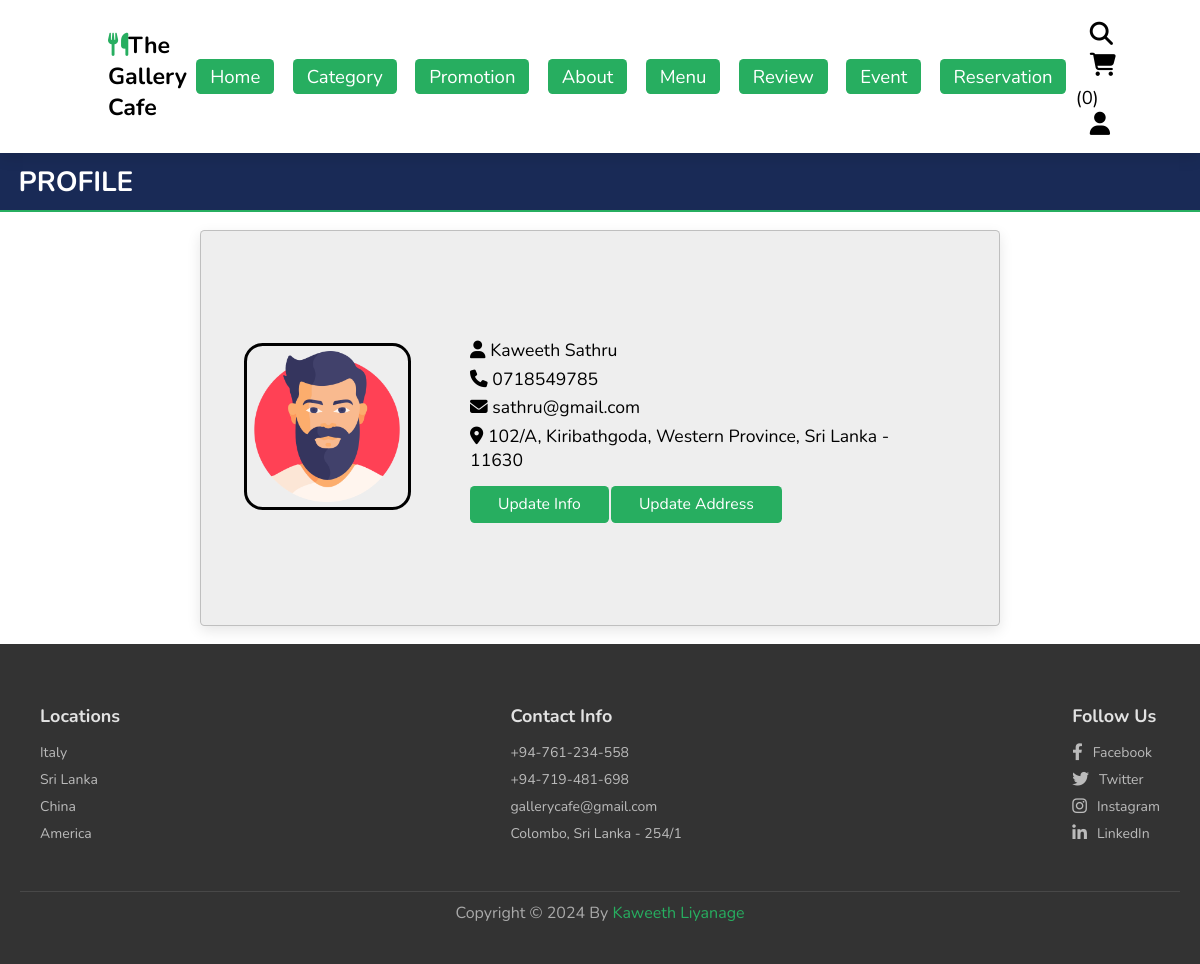
The app's page /profile.php (signed in) with its own data.
### tables this page shows
CREATE TABLE `users` (
  `id` int(100) NOT NULL,
  `name` varchar(20) NOT NULL,
  `email` varchar(50) NOT NULL,
  `number` varchar(10) NOT NULL,
  `password` varchar(50) NOT NULL,
  `address` varchar(500) NOT NULL
);

### profile.php (the view, shortened to what this page needs)
<?php
include 'components/connect.php';
?>
<!DOCTYPE html>
<html lang="en">
<head>
   <link rel="stylesheet" href="https://cdnjs.cloudflare.com/ajax/libs/font-awesome/6.1.1/css/all.min.css">
   <link rel="stylesheet" href="css/style.css">
</head>
<body>
<?php include 'components/user_header.php'; ?>
<div class="head">
   <h3>profile</h3>
</div>
<section class="user-details" id="user">
   <div class="user">
      <div class="user-image">
         <img src="images/man.png" alt="User Image">
      </div>
      <div class="user-info">
         <p><i class="fas fa-user"></i><span><?= $fetch_profile['name']; ?></span></p>
         <p><i class="fas fa-phone"></i><span><?= $fetch_profile['number']; ?></span></p>
         <p><i class="fas fa-envelope"></i><span><?= $fetch_profile['email']; ?></span></p>
         <p class="address"><i class="fas fa-map-marker-alt"></i><span><?php if($fetch_profile['address'] == ''){echo 'Please enter your address';}else{echo $fetch_profile['address'];} ?></span></p>
         <a href="update_profile.php" class="btn">Update Info</a>
         <a href="update_address.php" class="btn">Update Address</a>
      </div>
   </div>
</section>
<?php include 'components/footer.php'; ?>
</body>
</html>

### css/style.css (style rules this page uses)
:root { --green:#27ae60; --black:#000000; --red:#ca261b; --light-color:#777; --white:#ffffff; --blue:#192a56; --box-shadow:0 .5rem 1.5rem rgba(0,0,0,.1); --border:.2rem solid var(--black); }
* { font-family: 'Nunito', sans-serif; margin:0; padding:0; box-sizing: border-box; text-decoration: none; outline: none; border:none; transition: all .2s linear; }
html { font-size: 62.5%; overflow-x: hidden; scroll-padding-top: 5.5rem; scroll-behavior: smooth; }
section { padding:2rem 9%; }
.btn, .delete-btn { margin-top: 1rem; display: inline-block; font-size: 1.7rem; color:#fff; background: var(--green); border-radius: .5rem; cursor: pointer; padding:.8rem 3rem; text-transform: capitalize; }
.head { display: flex; align-items: center; justify-content: space-between; background-color: var(--blue); padding: 1rem 2rem; border-bottom: 2px solid var(--green); }
.head h3 { font-size: 3rem; color: var(--white); text-transform: uppercase; margin: 0; }
.user-details { max-width: 800px; margin: 2rem auto; padding: 10rem; background-color: var(--white); border:.1rem solid rgba(0,0,0,.2); border-radius: .5rem; box-shadow: var(--box-shadow); background: #eee; }
.user { display: flex; flex-wrap: wrap; justify-content: center; align-items: center; }
.user-image img { width: 100%; height: 18rem; object-fit: cover; border: 3px solid var(--black); padding:.5rem; overflow: hidden; position: relative; border-radius: 2rem; right: 50px; }
.user-info { flex: 1; min-width: 50px; margin: 1rem; }
.user-info p { font-size: 1.9rem; margin: 0.5rem 0; }
.user-info p span { color: var(--black); }
.user-info p i { margin-right: 0.5rem; color: var(--black); }
.address { margin-top: 1rem; }
@media (max-width: 1366px) { html { font-size: 58%; } }

### records on screen
users: name "Kaweeth Sathru", number "0718549785", email "sathru@gmail.com", address "102/A, Kiribathgoda, Western Province, Sri Lanka - 11630"

### other values on screen
$total_cart_items "0"
